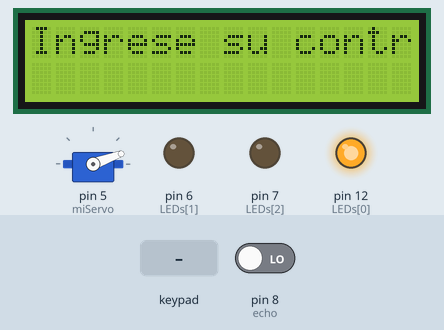
A sketch run on a simulated Arduino Mega 2560, built with avr-gcc and run on an emulated ATmega2560. On the bench: 16×2 character LCD, servo, output pins drawn as LEDs (lit = HIGH). Inputs (shaded band) come from the test bench; at power-on: pin 8 (echo) LOW. Pins used as bus, display or sensor lines are not drawn; what the sketch prints to the serial monitor is not drawn.

Above: at 1.6 s.
1.7 s: key '1' pressed
3.5 s: key 'A' pressed
6.6 s: keypad keys 1 2 3 4 pressed 0.4 s apart
At 12.0 s:
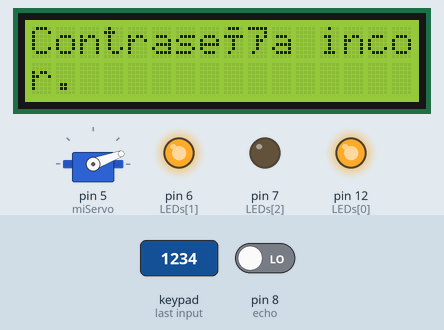
At 13.0 s:
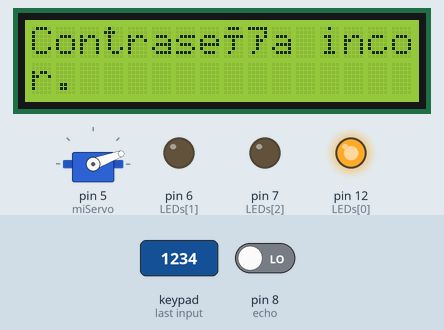
Timing chart, 0 to 14.5 s (numbered marks = the images above; inputs shaded):
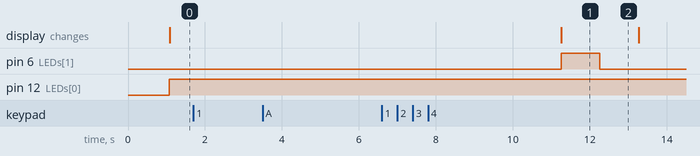

Measured:
- after the input at 1.7 s, every drawn part: stays the same
- after the input at 3.5 s, every drawn part: stays the same
- after the input at 6.6 s, pin 6 (LEDs[1]): LOW → HIGH after 4.7 s, → LOW 1.0 s later; the display: changes after 4.7 s (image 1)
- what the display in image 1 shows lasts 2.0 s, from 11.3 s to 13.3 s

The sketch:

sistemapuerta.ino
```cpp
#include <LiquidCrystal.h>
#include <Keypad.h>
#include <Servo.h>

Servo miServo;

//sensor
const int trigger = 9;
const int echo = 8;
int tiempo, distancia;

//amarillo, rojo, verde
const int LEDs[3] = {12,6,7};

const byte numRows = 4; //number of rows on the keypad
const byte numCols = 4; //number of columns on the keypad

//keymap defines the key pressed according to the row and columns just as appears on the keypad
char keymap[numRows][numCols] =
{
  {'1', '2', '3', 'A'},
  {'4', '5', '6', 'B'},
  {'7', '8', '9', 'C'},
  {'*', '0', '#', 'D'}
};

//Code that shows the keypad connections to the arduino terminals
byte rowPins[numRows] = {22,23,24,25}; //Rows 0 to 3
byte colPins[numCols] = {26,27,28,29}; //Columns 0 to 3

//initializes an instance of the Keypad class
Keypad myKeypad = Keypad(makeKeymap(keymap), rowPins, colPins, numRows, numCols);

//initiliazes an instance of the LiquidCrystal class
LiquidCrystal lcd(52, 50, 48, 46, 44, 42);


void setup()
{
  lcd.begin(16, 2);
  miServo.attach(5);
  miServo.write(20);
  lcd.noDisplay();
  pinMode(trigger,OUTPUT);
  pinMode(echo,INPUT);
  for(auto i: LEDs) pinMode(i, OUTPUT);
  Serial.begin(9600);
  for(auto i: LEDs) digitalWrite(i, LOW);

}

void sensor_setup() {
  digitalWrite(trigger, HIGH);
  delay(10);
  digitalWrite(trigger, LOW);
}

void loop()
{
  sensor_setup();
  static char PASSWORD[4] = { '1', '2', '3', '4' };
  static char inputBuffer[4] = {0}; // Array to store key inputs
  static int bufferIndex = 0;       // Index to keep track of inputBuffer

  tiempo=pulseIn(echo,HIGH); //duration of the pulse
  distancia= tiempo/58; // dividing by 58 converts the distance in cm

  char keypressed = myKeypad.getKey();

  if(distancia<=30){
    lcd.clear();
    lcd.display();
    digitalWrite(LEDs[0], HIGH);
    lcd.print("Ingrese su contraseña:      ");
    if (keypressed != NO_KEY) {
      inputBuffer[bufferIndex] = keypressed; // Store the key in the buffer
      bufferIndex++; // Increment buffer index
      Serial.println(keypressed);
      if (bufferIndex == 4){
        Serial.println(inputBuffer);
        if(memcmp(PASSWORD, inputBuffer, sizeof(PASSWORD)) == 0){// check if the passwords match
          lcd.clear();
          lcd.print("Contraseña correcta");
          miServo.write(180);
          delay(5000);
          miServo.write(20);
          digitalWrite(LEDs[2], HIGH); // turn on green led
          delay(3000);
          digitalWrite(LEDs[2], LOW);
        } else {
          lcd.clear();
          lcd.print("Contraseña incorrecta, vuelva a intentar.");
          digitalWrite(LEDs[1], HIGH); // turn on red led
          delay(1000);
          digitalWrite(LEDs[1], LOW);
        }
        bufferIndex = 0;
        memset(inputBuffer, 0, sizeof(inputBuffer)); // Reset inputBuffer
      }
    }
  } else {
    lcd.clear();
    lcd.noDisplay();
    digitalWrite(LEDs[0], LOW);
    bufferIndex = 0;
    memset(inputBuffer, 0, sizeof(inputBuffer)); // Reset inputBuffer
    miServo.write(20);
  }
}
```
